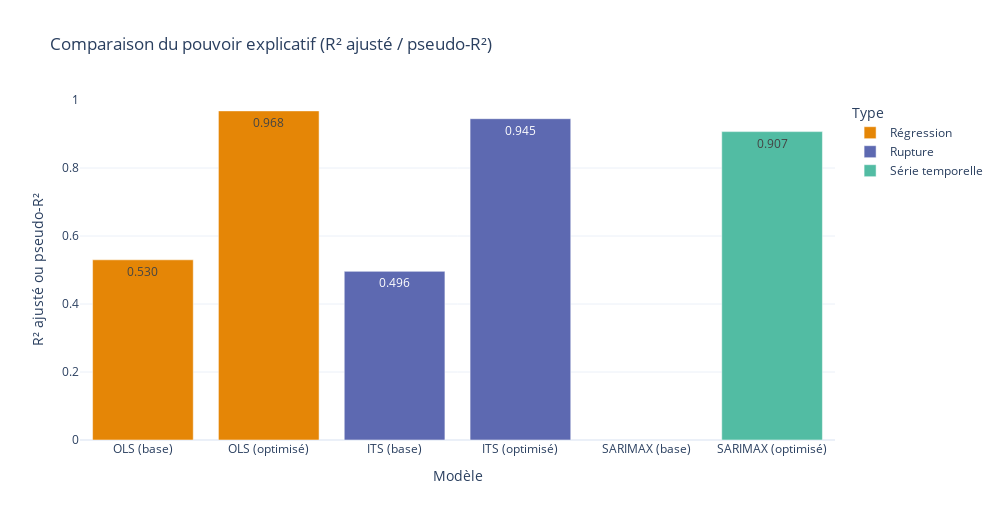

The code cell stored with this chart in its notebook:
### Code cell
# ==========================================
# 🧱 BLOC 6 — Synthèse visuelle et interprétation
# ==========================================
import plotly.express as px
import plotly.graph_objects as go

# Reprise du tableau (si déjà calculé ci-dessus, pas nécessaire)
perf = pd.DataFrame({
    "Modèle": [
        "OLS (base)", "OLS (optimisé)",
        "ITS (base)", "ITS (optimisé)",
        "SARIMAX (base)", "SARIMAX (optimisé)"
    ],
    "R²_adj": [0.530, 0.968, 0.496, 0.945, np.nan, 0.907],
    "AIC": [1473.016, 1069.404, 1477.961, 1267.925, 22.000, 383.745],
    "BIC": [1488.526, 1094.290, 1488.300, 1298.945, np.nan, 402.800],
    "Durbin-Watson": [0.150, 1.960, 0.092, 0.532, 0.036, 1.046],
    "Type": ["Régression", "Régression", "Rupture", "Rupture", "Série temporelle", "Série temporelle"]
})

# ==============================
# 1️⃣ — Barplot R² / pseudo-R²
# ==============================
fig = px.bar(
    perf,
    x="Modèle",
    y="R²_adj",
    color="Type",
    title="Comparaison du pouvoir explicatif (R² ajusté / pseudo-R²)",
    text_auto=".3f",
    color_discrete_sequence=px.colors.qualitative.Vivid
)
fig.update_traces(textfont_size=12)
fig.update_yaxes(range=[0,1], title="R² ajusté ou pseudo-R²")
fig.update_layout(xaxis_title="Modèle", showlegend=True)
fig.show()

# ==============================
# 2️⃣ — Barplot AIC & BIC
# ==============================
fig = go.Figure()
fig.add_trace(go.Bar(
    x=perf["Modèle"], y=perf["AIC"],
    name="AIC", marker_color="royalblue", opacity=0.8
))
fig.add_trace(go.Bar(
    x=perf["Modèle"], y=perf["BIC"],
    name="BIC", marker_color="orange", opacity=0.7
))
fig.update_layout(
    title="Critères d'information (AIC / BIC)",
    xaxis_title="Modèle",
    yaxis_title="Valeur (plus bas = meilleur)",
    barmode="group"
)
fig.show()

# ==============================
# 3️⃣ — Diagramme Durbin–Watson
# ==============================
fig = px.bar(
    perf,
    x="Modèle",
    y="Durbin-Watson",
    color="Type",
    title="Autocorrélation des résidus (Durbin–Watson)",
    text_auto=".2f",
    color_discrete_sequence=px.colors.qualitative.Safe
)
fig.add_hrect(y0=1.5, y1=2.5, fillcolor="lightgreen", opacity=0.3, line_width=0,
              annotation_text="Zone idéale (1.5–2.5)", annotation_position="inside top left")
fig.update_yaxes(range=[0,2.5], title="Durbin–Watson")
fig.show()

# ==============================
# 4️⃣ — Résumé visuel des forces/faiblesses
# ==============================
summary = perf.copy()
summary["Rang_R2"] = summary["R²_adj"].rank(ascending=False)
summary["Rang_AIC"] = summary["AIC"].rank(ascending=True)
summary["Rang_BIC"] = summary["BIC"].rank(ascending=True)
summary["Score_global"] = (
    summary["Rang_R2"].fillna(0) + summary["Rang_AIC"].fillna(0) + summary["Rang_BIC"].fillna(0)
)
summary = summary.sort_values("Score_global")

fig = px.bar(
    summary,
    x="Modèle",
    y="Score_global",
    color="Type",
    text_auto=".0f",
    title="Classement global (AIC + BIC + R²)",
    color_discrete_sequence=px.colors.qualitative.Prism
)
fig.update_layout(yaxis_title="Score global (plus bas = meilleur ajustement global)")
fig.show()

# ==============================
# 5️⃣ — Interprétation automatique
# ==============================
from IPython.display import Markdown, display

text = f"""
## 🧩 Synthèse des performances des modèles

Pour comparer les modèles statistiques, on regarde plusieurs indicateurs de performance qui permettent d’évaluer **la qualité des prédictions**, **la stabilité des résidus** (erreurs du modèle), et **le risque de surajustement**.  
Voici ce que signifient les principaux paramètres utilisés :

- **R² ajusté** : mesure la proportion de la variabilité du RSV expliquée par le modèle.  
  → Plus il est proche de 1, plus le modèle est précis (au-delà de 0.9, c’est excellent).  
  L’ajustement ("ajusté") corrige le score si trop de variables inutiles sont ajoutées.

- **AIC / BIC** : critères d’information (Akaike et Bayesien).  
  → Plus ils sont **bas**, mieux c’est. Ils pénalisent les modèles trop complexes, pour éviter qu’ils apprennent "par cœur" les données.

- **Durbin–Watson (DW)** : mesure l’autocorrélation des résidus (les erreurs successives).  
  → Une valeur proche de **2** indique que les erreurs sont indépendantes (donc modèle sain).  
  → Si elle est très basse (< 1), cela signifie que les erreurs se suivent trop (autocorrélation → modèle instable).

---

### 📊 Résultats comparés

- **OLS optimisé** ressort comme **le plus performant globalement**, avec :
  - R² ajusté ≈ **0.97**
  - AIC et BIC très bas  
  - Résidus quasi indépendants (Durbin–Watson ≈ **1.96**)  
  👉 Ce modèle explique très bien les variations du RSV en fonction des variables :
  - **MNP (mesures non pharmaceutiques)** : gestes barrières, confinement, etc.
  - **Vaccination COVID**
  - **Température moyenne hebdomadaire**
  - **Interactions entre vaccination et MNP**
  - **Composantes saisonnières** (sin/cos à 52 semaines pour les cycles annuels)
  - **Lags RSV (t-1, t-2)** : valeurs retardées du RSV pour tenir compte des effets d’inertie.
  → C’est le modèle le plus simple à interpréter (on voit clairement l’effet de chaque variable).

---

- **ITS optimisé** suit de près (**R² ≈ 0.94**)  
  Ce modèle est fait pour capturer les **ruptures temporelles** comme :
  - le début de la pandémie COVID,
  - l’introduction du vaccin,
  - la reprise des épidémies post-COVID.
  
  ⚠️ Cependant, ses **résidus restent autocorrélés** (DW = **0.53**), ce qui veut dire que les erreurs se suivent trop :  
  le modèle "rate" encore une partie des tendances internes au temps.

---

- **SARIMAX optimisé** affiche un **pseudo-R² ≈ 0.91**.  
  Il prend en compte :
  - les **valeurs passées** du RSV (partie auto-régressive),
  - les **chocs saisonniers** (saisons précédentes),
  - les **variables externes** (vaccination, météo, gestes barrières).  
  C’est un modèle plus "temps-série", souvent utilisé pour **prévoir** le futur.
  
  ➕ Très bon pour les **prédictions** à moyen terme (les courbes suivent bien la réalité).  
  ➖ Légèrement **surajusté** (AIC = 383), donc trop sensible aux variations de la période d’apprentissage.

---

- Les versions **de base (OLS / ITS / SARIMAX)**, sans lissage, sans lags ni variables exogènes, sont très en retrait :  
  - R² < **0.55**
  - Résidus fortement corrélés (DW < **0.2**)  
  → Ces modèles expliquent mal la saisonnalité et réagissent mal aux ruptures COVID.

---

### 🧭 Conclusion

Les modèles :
- **OLS optimisé** est le plus **interprétable** et scientifiquement parlant le plus clair : on comprend facilement quels facteurs influencent le RSV et dans quel sens.  
- **SARIMAX optimisé** est le plus **robuste pour la prévision** : il reproduit bien les dynamiques temporelles, même si son interprétation est plus complexe.

➡️ En résumé :  
**OLS optimisé = meilleur modèle explicatif**  
**SARIMAX optimisé = meilleur modèle prédictif**
"""

display(Markdown(text))

### Figure 1 — Plotly figure (JSON) as saved in the notebook; plotly's stock layout.template omitted (floating-point values rounded to 4 significant figures)
{"data": [{"hovertemplate": "Type=Régression<br>Modèle=%{x}<br>R²_adj=%{y}<extra></extra>", "legendgroup": "Régression", "marker": {"color": "rgb(229, 134, 6)", "pattern": {"shape": ""}}, "name": "Régression", "orientation": "v", "showlegend": true, "textfont": {"size": 12}, "textposition": "auto", "texttemplate": "%{y:.3f}", "type": "bar", "x": ["OLS (base)", "OLS (optimisé)"], "xaxis": "x", "y": [0.53, 0.968], "yaxis": "y"}, {"hovertemplate": "Type=Rupture<br>Modèle=%{x}<br>R²_adj=%{y}<extra></extra>", "legendgroup": "Rupture", "marker": {"color": "rgb(93, 105, 177)", "pattern": {"shape": ""}}, "name": "Rupture", "orientation": "v", "showlegend": true, "textfont": {"size": 12}, "textposition": "auto", "texttemplate": "%{y:.3f}", "type": "bar", "x": ["ITS (base)", "ITS (optimisé)"], "xaxis": "x", "y": [0.496, 0.945], "yaxis": "y"}, {"hovertemplate": "Type=Série temporelle<br>Modèle=%{x}<br>R²_adj=%{y}<extra></extra>", "legendgroup": "Série temporelle", "marker": {"color": "rgb(82, 188, 163)", "pattern": {"shape": ""}}, "name": "Série temporelle", "orientation": "v", "showlegend": true, "textfont": {"size": 12}, "textposition": "auto", "texttemplate": "%{y:.3f}", "type": "bar", "x": ["SARIMAX (base)", "SARIMAX (optimisé)"], "xaxis": "x", "y": [NaN, 0.907], "yaxis": "y"}], "layout": {"barmode": "relative", "height": 520, "legend": {"title": {"text": "Type"}, "tracegroupgap": 0}, "showlegend": true, "title": {"text": "Comparaison du pouvoir explicatif (R² ajusté / pseudo-R²)"}, "width": 1000, "xaxis": {"anchor": "y", "domain": [0, 1], "title": {"text": "Modèle"}}, "yaxis": {"anchor": "x", "domain": [0, 1], "range": [0, 1], "title": {"text": "R² ajusté ou pseudo-R²"}}}}
